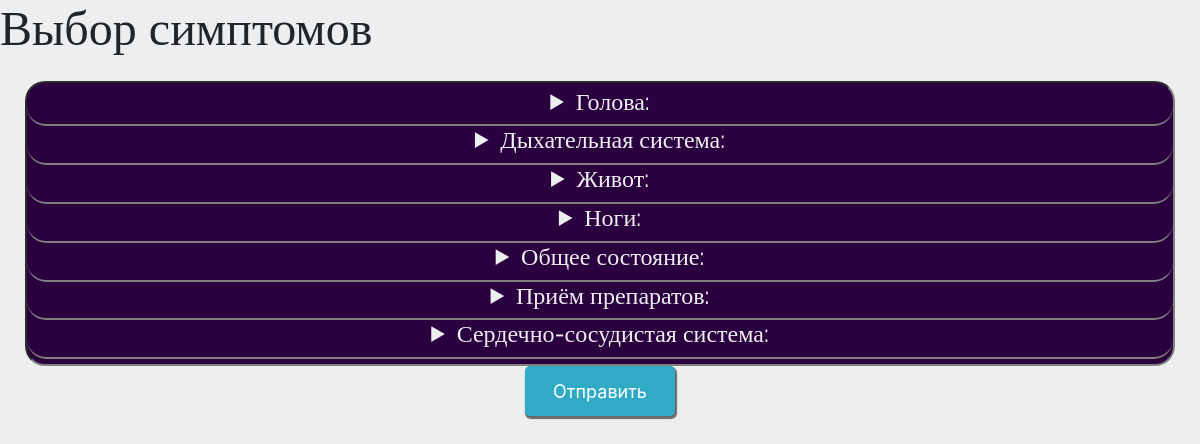
Before: /sddds/index_json/ with the older database file.
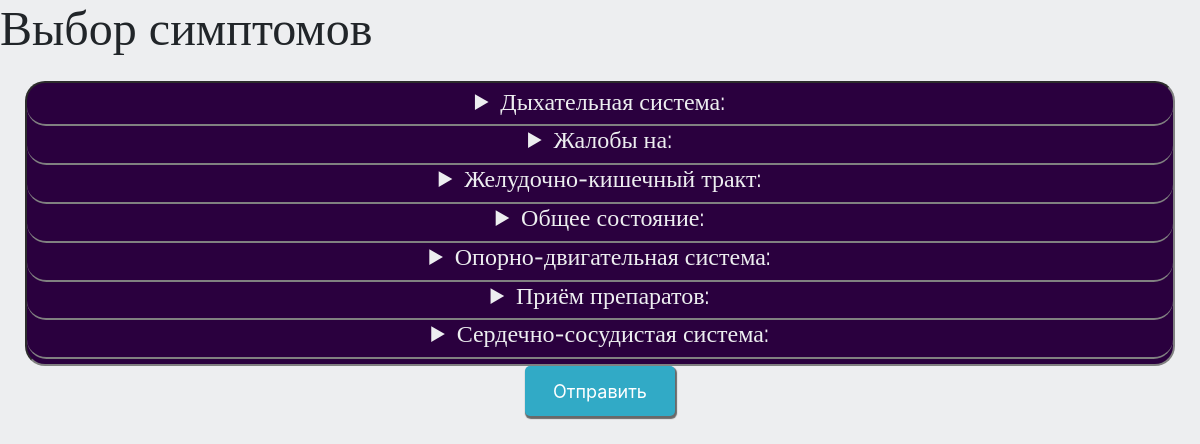
After: the same page with the newer database file.
### SDDDS/models.py (models this page shows, shortened)
class Category(models.Model):
    category_name = models.CharField(max_length=100, verbose_name="Категория симптомов")

### SDDDS/views.py (the view)
# urls.py: path('index_json/', views.index, name='index_json'),
def index(request):
    categories = models.Category.objects.all().order_by('category_name')
    return render(request, 'SDDDS/symptoms.html', {'categories':categories})

### SDDDS/models.py (called while the page is built)
    def __str__(self):
        return self.symptom_text

### SDDDS/templates/SDDDS/symptoms.html (shortened to what this page needs)
{% extends "SDDDS/base.html" %}
{% block content %}
		<h1>Выбор симптомов</h1>
		<form action="{% url 'sddds:process_symptoms' %}" method="post">
			<div class="scategories-block">
				{% for i in categories %}
					<details class="scategory">
						<summary class="h4">{{ i.category_name }}:</summary>
					</details>
				{% endfor %}
			</div>
			<input type="submit" class="otprbtn" value="Отправить">
		</form>
{% endblock %}

### SDDDS/templates/SDDDS/base.html (shortened to what this page needs)
<!DOCTYPE html>
<html>
	<head>
		{% load static %}
		<link rel="stylesheet" href="https://cdn.jsdelivr.net/npm/bootstrap@4.5.3/dist/css/bootstrap.min.css">
		<link rel="stylesheet" href="https://pro.fontawesome.com/releases/v5.10.0/css/all.css"/>
		<link rel="stylesheet" href="{% static 'SDDDS/css/main.css' %}">
		<link rel="stylesheet" href="{% static 'SDDDS/css/test.css' %}">
	</head>
	<body>
        {% block content %}{% endblock %}
	</body>
</html>

### SDDDS/static/SDDDS/css/main.css (style rules this page uses)
body { background: #EDEEF0; }
h1,h2,h3,h4 { font-family: Raleway; font-size: 48px }
form { width: 100%; display: flex; justify-content: space-evenly; align-content: stretch; flex-flow: row wrap; box-sizing: border-box; padding: 15px 25px; }
.otprbtn { margin: 0 auto; display: block; position: relative; box-sizing: border-box; height: 50px; width: 150px; font-size: 18px; padding: 5px 15px; background: #31aac6; border-radius: 5px; border: 0; box-shadow: 1px 2px 1px 1px #696969; z-index: 1; color: #fff; cursor: pointer; transition: all 0.4s cubic-bezier(0.42, 0, 0.58, 1) 0s; }
.otprbtn:before { display: block; position: absolute; top: 0px; right: 0px; height: 100%; width: 0px; border-radius: 5px; z-index: -1; content: ''; color: #000; background: #F7CA18; transition: all 0.4s cubic-bezier(0.42, 0, 0.58, 1) 0s; }

### SDDDS/static/SDDDS/css/test.css (style rules this page uses)
.scategory { width: 100%; min-height: 10px; background-size: cover; border-radius: 20px; background-position: center; border-color: gray; border-bottom-width: 2px; border-bottom-style: inset; }
.scategories-block { width: 100%; min-height: 10px; border-color: gray; border-width: 2px; border-style: inset; color: #EDEEF0; font-size: 14px; background: #2A003E; cursor: pointer; border-radius: 20px; -ms-user-select: none; -moz-user-select: none; -khtml-user-select: none; -webkit-user-select: none; box-sizing: border-box; padding: 5px 0px; font-family: Raleway; text-align: center; }

Changed rows visible on the page:
removed Category: category_name "Голова"
added Category: category_name "Жалобы на"
changed Category: category_name "Живот" → "Желудочно-кишечный тракт"
shown differently, row unchanged: Category "Общее состояние": moves up the list
changed Category: category_name "Ноги" → "Опорно-двигательная система"
